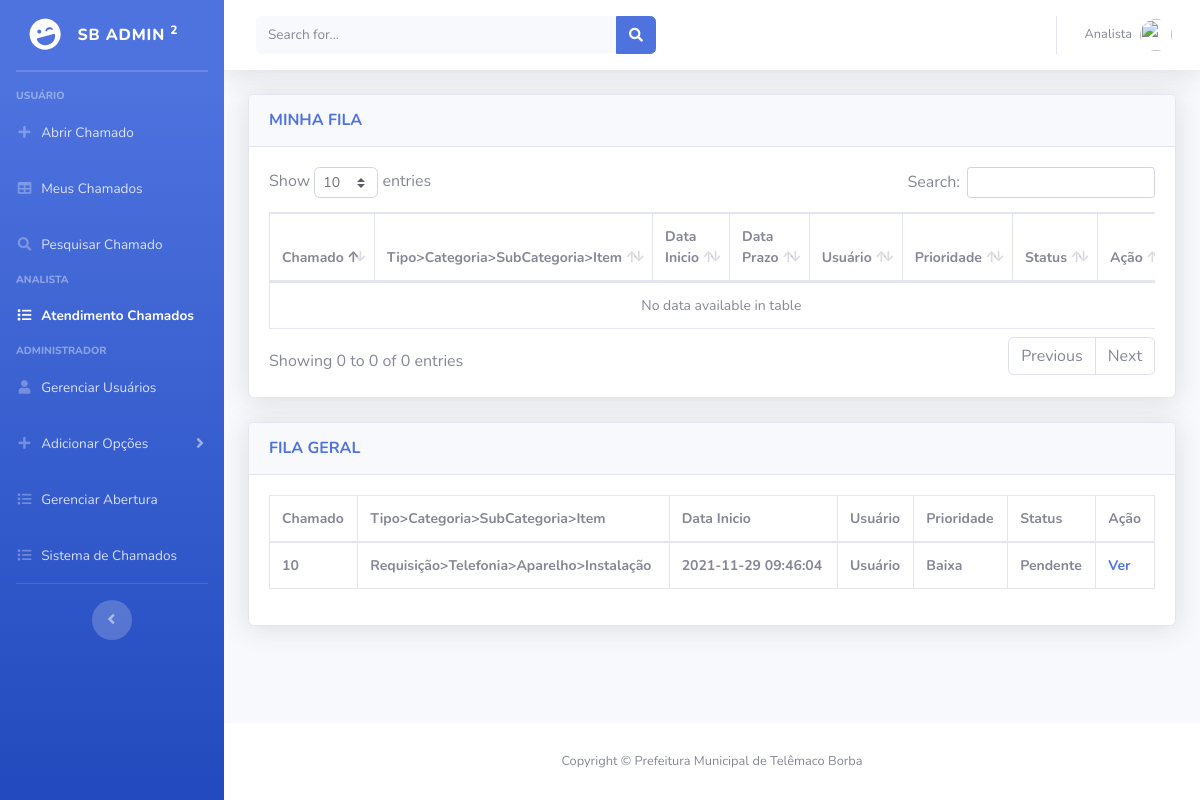
/Frontend/listaChamadoAnalista.php (signed in), run on the app's committed database.
### tables this page shows
CREATE TABLE IF NOT EXISTS `chamados` (
  `numero_chamado` int NOT NULL AUTO_INCREMENT,
  `descricao` varchar(3000) NOT NULL,
  `descricao_analista` varchar(3000) NOT NULL,
  `data_hora_abertura` datetime NOT NULL,
  `data_prazo` date DEFAULT NULL,
  `data_hora_fechamento` datetime DEFAULT NULL,
  `usuarios_matricula` int NOT NULL,
  `analista` varchar(45) NOT NULL,
  `status_chamado_cod_status` int NOT NULL,
  `prioridade_chamado_cod_prioridade` int NOT NULL,
  `tipo_atendimento_cod_tipo_atendimento` int NOT NULL,
  `tipo_cod_tipo` int NOT NULL,
  `categoria_cod_categoria` int NOT NULL,
  `subcategoria_cod_subcategoria` int NOT NULL,
  `item_cod_item` int NOT NULL,
  `fila_geral` int NOT NULL,
  PRIMARY KEY (`numero_chamado`),
  KEY `fk_chamados_usuarios_idx` (`usuarios_matricula`),
  KEY `fk_chamados_item1_idx` (`item_cod_item`),
  KEY `fk_chamados_status_chamado1_idx` (`status_chamado_cod_status`),
  KEY `fk_chamados_prioridade_chamado1_idx` (`prioridade_chamado_cod_prioridade`),
  KEY `fk_chamados_tipo_atendimento1_idx` (`tipo_atendimento_cod_tipo_atendimento`),
  KEY `fk_chamados_tipo1_idx` (`tipo_cod_tipo`),
  KEY `fk_chamados_categoria1_idx` (`categoria_cod_categoria`),
  KEY `fk_chamados_subcategoria1_idx` (`subcategoria_cod_subcategoria`)
);

CREATE TABLE IF NOT EXISTS `tipo` (
  `cod_tipo` int NOT NULL AUTO_INCREMENT,
  `nome_tipo` varchar(45) NOT NULL,
  `ativo` int NOT NULL,
  PRIMARY KEY (`cod_tipo`)
);

CREATE TABLE IF NOT EXISTS `categoria` (
  `cod_categoria` int NOT NULL AUTO_INCREMENT,
  `nome_categoria` varchar(45) NOT NULL,
  `ativo` int NOT NULL,
  `tipo_cod_tipo` int NOT NULL,
  PRIMARY KEY (`cod_categoria`),
  KEY `fk_categoria_tipo1_idx` (`tipo_cod_tipo`)
);

CREATE TABLE IF NOT EXISTS `subcategoria` (
  `cod_subcategoria` int NOT NULL AUTO_INCREMENT,
  `nome_subcategoria` varchar(45) NOT NULL,
  `ativo` int NOT NULL,
  `categoria_cod_categoria` int NOT NULL,
  PRIMARY KEY (`cod_subcategoria`),
  KEY `fk_subcategoria_categoria1_idx` (`categoria_cod_categoria`)
);

CREATE TABLE IF NOT EXISTS `item` (
  `cod_item` int NOT NULL AUTO_INCREMENT,
  `nome_item` varchar(45) NOT NULL,
  `ativo` int NOT NULL,
  `subcategoria_cod_subcategoria` int NOT NULL,
  PRIMARY KEY (`cod_item`),
  KEY `fk_item_subcategoria1_idx` (`subcategoria_cod_subcategoria`)
);

CREATE TABLE IF NOT EXISTS `usuarios` (
  `matricula` int NOT NULL,
  `nome` varchar(45) NOT NULL,
  `telefone` varchar(45) NOT NULL,
  `email` varchar(45) NOT NULL,
  `departamento` varchar(45) NOT NULL,
  `senha` varchar(255) NOT NULL,
  `nivel` int NOT NULL,
  `ativo` int NOT NULL,
  PRIMARY KEY (`matricula`),
  KEY `fk_cod_departamento` (`departamento`)
);

CREATE TABLE IF NOT EXISTS `prioridade_chamado` (
  `cod_prioridade` int NOT NULL AUTO_INCREMENT,
  `nome_prioridade` varchar(45) NOT NULL,
  `ativo` int NOT NULL,
  PRIMARY KEY (`cod_prioridade`)
);

CREATE TABLE IF NOT EXISTS `status_chamado` (
  `cod_status` int NOT NULL AUTO_INCREMENT,
  `nome_status` varchar(45) NOT NULL,
  `ativo` int NOT NULL,
  PRIMARY KEY (`cod_status`)
);

### Frontend/listaChamadoAnalista.php (the view, shortened to what this page needs)
<?php
    if(isset($_SESSION['usuario']) && is_array($_SESSION['usuario'])) {
        $nome_usuario = $_SESSION['usuario'][2];
    } else {
        header("location: ../index.php");
    }
?>
<!DOCTYPE html>
<html lang="pt-br">
<head>
    <link href="vendor/fontawesome-free/css/all.min.css" rel="stylesheet" type="text/css">
    <link href="css/sb-admin-2.min.css" rel="stylesheet">
    <link href="vendor/datatables/dataTables.bootstrap4.min.css" rel="stylesheet">
</head>
<body id="page-top">
    <div id="wrapper">
        <ul class="navbar-nav bg-gradient-primary sidebar sidebar-dark accordion" id="accordionSidebar">
            <a class="sidebar-brand d-flex align-items-center justify-content-center" href="index.html">
                <div class="sidebar-brand-icon rotate-n-15">
                    <i class="fas fa-laugh-wink"></i>
                </div>
                <div class="sidebar-brand-text mx-3">SB Admin <sup>2</sup></div>
            </a>
            <hr class="sidebar-divider my-0">
            <hr class="sidebar-divider">
            <div class="sidebar-heading">
                USUÁRIO
            </div>
            <li class="nav-item">
                <a class="nav-link" href="abrirChamado.php">
                    <i class="fas fa-fw fa-plus"></i>
                    <span>Abrir Chamado</span></a>
            </li>
            <li class="nav-item">
                <a class="nav-link" href="listaChamadoUsuario.php">
                    <i class="fas fa-fw fa-table"></i>
                    <span>Meus Chamados</span></a>
            </li>
            <li class="nav-item">
                <a class="nav-link collapsed" href="pesquisarChamado.php">
                    <i class="fas fa-fw fa-search"></i>
                    <span>Pesquisar Chamado</span>
                </a>
            </li>
            <div class="sidebar-heading">
                ANALISTA
            </div>
            <li class="nav-item active">
                <a class="nav-link collapsed" href="listaChamadoAnalista.php">
                    <i class="fas fa-fw fa-list"></i>
                    <span>Atendimento Chamados</span>
                </a>
            </li>
            <div class="sidebar-heading">
                ADMINISTRADOR
            </div>
            <li class="nav-item">
                <a class="nav-link collapsed" href="gerenciarUsuarios.php">
                    <i class="fas fa-fw fa-user"></i>
                    <span>Gerenciar Usuários</span>
                </a>
            </li>
            <li class="nav-item">
                <a class="nav-link collapsed" href="#" data-toggle="collapse" data-target="#collapsePages"
                    aria-expanded="true" aria-controls="collapsePages">
                    <i class="fas fa-fw fa-plus"></i>
                    <span>Adicionar Opções</span>
                </a>
            </li>
            <li class="nav-item">
                <a class="nav-link collapsed" href="gerenciarAberturaChamados.php">
                    <i class="fas fa-fw fa-list"></i>
                    <span>Gerenciar Abertura</span>
                </a>
            </li>
            <li class="nav-item">
                <a class="nav-link collapsed" href="gerenciarSistemaChamados.php">
                    <i class="fas fa-fw fa-list"></i>
                    <span>Sistema de Chamados</span>
                </a>
            </li>
            <hr class="sidebar-divider d-none d-md-block">
            <div class="text-center d-none d-md-inline">
                <button class="rounded-circle border-0" id="sidebarToggle"></button>
            </div>
        </ul>
        <div id="content-wrapper" class="d-flex flex-column">
            <div id="content">
                <nav class="navbar navbar-expand navbar-light bg-white topbar mb-4 static-top shadow">
                    <form
                        class="d-none d-sm-inline-block form-inline mr-auto ml-md-3 my-2 my-md-0 mw-100 navbar-search">
                        <div class="input-group">
                            <input type="text" class="form-control bg-light border-0 small" placeholder="Search for..."
                                aria-label="Search" aria-describedby="basic-addon2">
                            <div class="input-group-append">
                                <button class="btn btn-primary" type="button">
                                    <i class="fas fa-search fa-sm"></i>
                                </button>
                            </div>
                        </div>
                    </form>
                    <ul class="navbar-nav ml-auto">
                        <li class="nav-item dropdown no-arrow">
                            <a class="nav-link dropdown-toggle" href="#" id="userDropdown" role="button"
                                data-toggle="dropdown" aria-haspopup="true" aria-expanded="false">
                                <span class="mr-2 d-none d-lg-inline text-gray-600 small"><?php echo $nome_usuario; ?></span>
                                <img class="img-profile rounded-circle"
                                    src="img/undraw_profile.svg">
                            </a>
                        </li>
                    </ul>
                </nav>
                <div class="container-fluid">
                    <div class="card shadow mb-4">
                        <div class="card-header py-3">
                            <h6 class="m-0 font-weight-bold text-primary">MINHA FILA</h6>
                        </div>
                        <div class="card-body">
                            <div class="table-responsive">
                                <table class="table table-bordered" id="dataTable" width="100%" cellspacing="0" style="font-size: 14px;">
                                    <thead>
                                        <tr>
                                            <th>Chamado</th>
                                            <th>Tipo>Categoria>SubCategoria>Item</th>
                                            <th>Data Inicio</th>
                                            <th>Data Prazo</th>
                                            <th>Usuário</th>
                                            <th>Prioridade</th>
                                            <th>Status</th>
                                            <th>Ação</th>
                                        </tr>
                                    </thead>
                    <?php
                    echo "<tbody>";
                    ?>
                    </tbody>
                                </table>
                            </div>
                        </div>
                    </div>
                </div>
                <div class="container-fluid">
                    <div class="card shadow mb-4">
                        <div class="card-header py-3">
                            <h6 class="m-0 font-weight-bold text-primary">FILA GERAL</h6>
                        </div>
                        <div class="card-body">
                            <div class="table-responsive">
                                <table class="table table-bordered" id="dataTable" width="100%" cellspacing="0" style="font-size: 14px;">
                                    <thead>
                                        <tr>
                                            <th>Chamado</th>
                                            <th>Tipo>Categoria>SubCategoria>Item</th>
                                            <th>Data Inicio</th>
                                            <th>Usuário</th>
                                            <th>Prioridade</th>
                                            <th>Status</th>
                                            <th>Ação</th>
                                        </tr>
                                    </thead>
                    <?php
                        include '../Backend/conexao.php';
                        $query = $conn->query("SELECT * FROM chamados
                    INNER JOIN item ON item.cod_item = chamados.item_cod_item
                    INNER JOIN subcategoria ON subcategoria.cod_subcategoria = chamados.subcategoria_cod_subcategoria
                    INNER JOIN categoria ON categoria.cod_categoria = chamados.categoria_cod_categoria
                    INNER JOIN tipo ON tipo.cod_tipo = chamados.tipo_cod_tipo
                    INNER JOIN usuarios ON usuarios.matricula = chamados.usuarios_matricula
                    INNER JOIN prioridade_chamado ON prioridade_chamado.cod_prioridade = chamados.prioridade_chamado_cod_prioridade
                    INNER JOIN status_chamado ON status_chamado.cod_status = chamados.status_chamado_cod_status WHERE fila_geral = 1 AND status_chamado_cod_status != 3");
                    echo "<tbody>";
                        foreach($query->fetchAll(PDO::FETCH_ASSOC) as $dados) {
                            echo "<tr>";
                                echo "<th>".$dados['numero_chamado']."</th>";
                                echo "<th>".$dados['nome_tipo'].">".$dados['nome_categoria'].">".$dados['nome_subcategoria'].">".$dados['nome_item']."</th>";
                                echo "<th>".$dados['data_hora_abertura']."</th>";
                                echo "<th>".$dados['nome']."</th>";
                                echo "<th>".$dados['nome_prioridade']."</th>";
                                echo "<th>".$dados['nome_status']."</th>";
                                echo "<th><a href=verChamadoAnalista.php?nc_up=".$dados['numero_chamado'].">Ver</a></th>";
                            echo "</tr>";
                        }
                    ?>
                    </tbody>
                                </table>
                            </div>
                        </div>
                    </div>
                </div>
            </div>
            <footer class="sticky-footer bg-white">
                <div class="container my-auto">
                    <div class="copyright text-center my-auto">
                        <span>Copyright &copy; Prefeitura Municipal de Telêmaco Borba</span>
                    </div>
                </div>
            </footer>
        </div>
    </div>
</body>
</html>

### data on the page
chamados: numero_chamado "10", tipo_cod_tipo.nome_tipo "Requisição", categoria_cod_categoria.nome_categoria "Telefonia", subcategoria_cod_subcategoria.nome_subcategoria "Aparelho", item_cod_item.nome_item "Instalação", data_hora_abertura "2021-11-29 09:46:04", usuarios_matricula.nome "Usuário", prioridade_chamado_cod_prioridade.nome_prioridade "Baixa", status_chamado_cod_status.nome_status "Pendente"

### other printed values
$nome_usuario "Analista"
